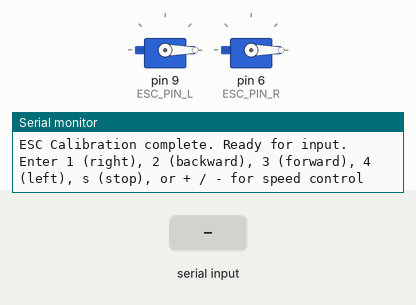
Bench run of a sketch on a simulated Arduino Uno, built with avr-gcc and run on an emulated ATmega328P. Shown: 2 × servo, the last lines printed to the serial monitor. The inputs (shaded band) are chosen by the test bench.

Above: at 13.2 s.
13.3 s: "1" received over Serial
At 13.9 s:
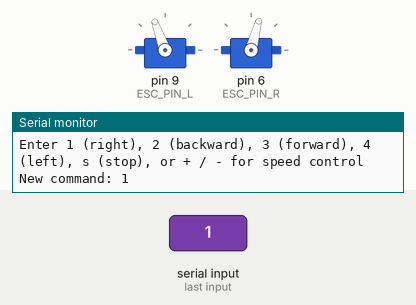
14.8 s: "-" received over Serial
At 15.2 s:
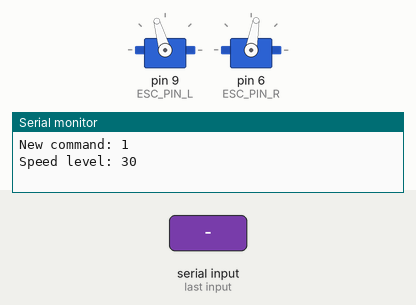
16.3 s: "3" received over Serial
At 17.5 s:
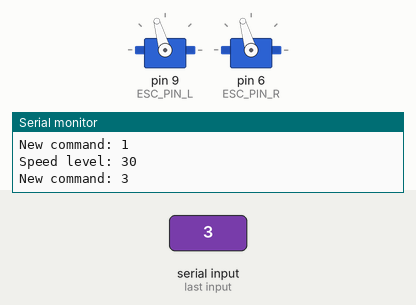
17.8 s: "4" received over Serial
At 19.0 s:
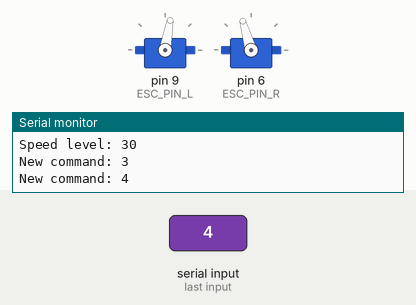
19.3 s: "+" received over Serial
At 20.5 s:
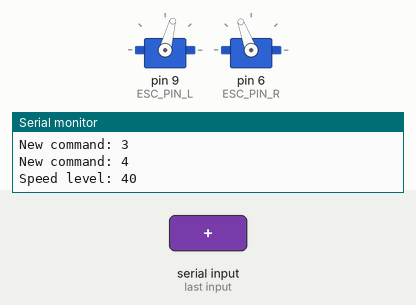
20.8 s: "2" received over Serial
At 21.8 s:
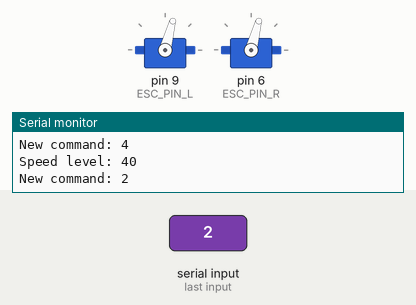
Timing chart, 0 to 23.3 s (numbered marks = the images above; inputs shaded):
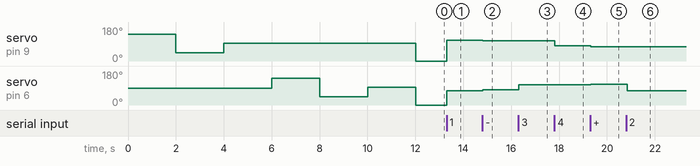

Measured:
- after the input at 13.3 s, servo on pin 9 (ESC_PIN_L): 0° → 110° at once; servo on pin 6 (ESC_PIN_R): 0° → 75° at once
- after the input at 14.8 s, servo on pin 9 (ESC_PIN_L): 110° → 106° at once; servo on pin 6 (ESC_PIN_R): 75° → 80° at once
- after the input at 16.3 s, servo on pin 6 (ESC_PIN_R): 80° → 106° at once
- after the input at 17.8 s, servo on pin 9 (ESC_PIN_L): 106° → 80° at once
- after the input at 19.3 s, servo on pin 9 (ESC_PIN_L): 80° → 75° at once; servo on pin 6 (ESC_PIN_R): 106° → 110° at once
- after the input at 20.8 s, servo on pin 6 (ESC_PIN_R): 110° → 75° at once

The sketch:

ESC_motor.ino
```cpp
#include <Servo.h>

#define MAX_SIGNAL 2000    // 最大信号値
#define MIN_SIGNAL 1000    // 最小信号値
#define CENTER_SIGNAL 1500 // 中心信号値
#define ARM_SIGNAL 500     // アーミング信号値（多くのESCで完全停止に使用）
#define SIGNAL_RANGE 450   // 信号範囲（中心から各方向）

#define ESC_PIN_L 9        // 左モーター用ESCの信号ピン
#define ESC_PIN_R 6       // 右モーター用ESCの信号ピン

Servo escL, escR;  // 左右のESCを制御するServoオブジェクト

char currentCommand = 's';
int speedLevel = 40;  // 10 to 70の範囲で速度を制御 (10, 20, 30, 40, 50, 60, 70 のいずれか)

void setup() {
  Serial.begin(115200);

  escL.attach(ESC_PIN_L);
  escR.attach(ESC_PIN_R);

  Serial.println("ESC Calibration...");
  calibrateESC(escL);
  calibrateESC(escR);

  Serial.println("ESC Calibration complete. Ready for input.");
  Serial.println("Enter 1 (right), 2 (backward), 3 (forward), 4 (left), s (stop), or + / - for speed control");
}

void loop() {
  if (Serial.available() > 0) {
    char input = Serial.read();
    processInput(input);
  }

  executeCommand(currentCommand);

  delay(50);
}

void processInput(char input) {
  switch(input) {
    case '1': case '2': case '3': case '4': case 's': case 'S':
      currentCommand = input;
      Serial.print("New command: ");
      Serial.println(currentCommand);
      break;
    case '+':
      speedLevel = min(speedLevel + 10, 70);
      Serial.print("Speed level: ");
      Serial.println(speedLevel);
      break;
    case '-':
      speedLevel = max(speedLevel - 10, 10);
      Serial.print("Speed level: ");
      Serial.println(speedLevel);
      break;
  }
}

void executeCommand(char command) {
  switch(command) {
    case '1': rightRotation(); break;
    case '2': backward(); break;
    case '3': forward(); break;
    case '4': leftRotation(); break;
    case 's': case 'S': stopMotors(); break;
  }
}

void calibrateESC(Servo &esc) {
  esc.writeMicroseconds(MAX_SIGNAL);
  delay(2000);
  esc.writeMicroseconds(MIN_SIGNAL);
  delay(2000);
  esc.writeMicroseconds(CENTER_SIGNAL);
  delay(2000);
}

int calculateSignal(int speed) {
  return CENTER_SIGNAL + (speed * SIGNAL_RANGE / 100);
}

void rightRotation() {
  escL.writeMicroseconds(calculateSignal(speedLevel));
  escR.writeMicroseconds(calculateSignal(-speedLevel));
}

void backward() {
  escL.writeMicroseconds(calculateSignal(-speedLevel));
  escR.writeMicroseconds(calculateSignal(-speedLevel));
}

void forward() {
  escL.writeMicroseconds(calculateSignal(speedLevel));
  escR.writeMicroseconds(calculateSignal(speedLevel));
}

void leftRotation() {
  escL.writeMicroseconds(calculateSignal(-speedLevel));
  escR.writeMicroseconds(calculateSignal(speedLevel));
}

void stopMotors() {
  escL.writeMicroseconds(ARM_SIGNAL);
  escR.writeMicroseconds(ARM_SIGNAL);
}
```
